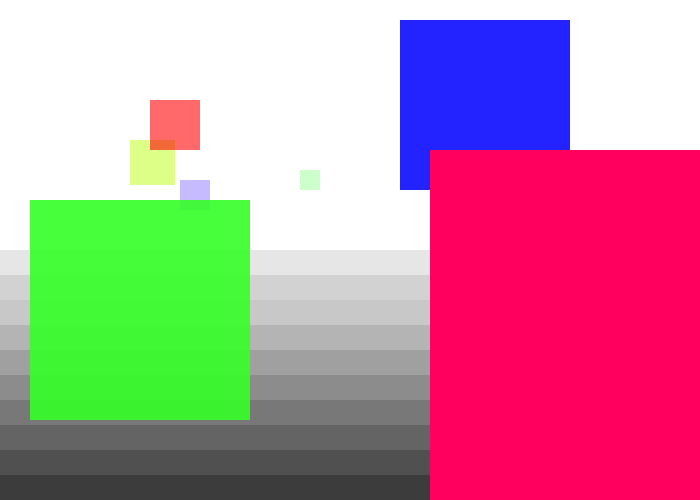
Frame 1 (no input)
Frame 60 (the mouse pressed at the canvas centre just before this capture): identical to frame 1, image omitted
Frame 120 (the mouse held since frame 60 and released just before this capture): identical to frame 1, image omitted

The Processing sketch that drew this single still picture (run headless with seeded random() and noise(); from frame 60 on, the mouse is pressed at the canvas centre):

// Processing sketch: processing_29110
// ── processing_29110.pde

void setup(){
  size(700,500);
  background(255);

}

void draw(){
  background(255);
  fill(230);
  noStroke();
  rect(0,250,700,25);
  fill(210);
  noStroke();
  rect(0,275,700,25);
  fill(200);
  noStroke();
  rect(0,300,700,25);
  fill(180);
  noStroke();
  rect(0,325,700,25);
  fill(160);
  noStroke();
  rect(0,350,700,25);
  fill(140);
  noStroke();
  rect(0,375,700,25);
  fill(120);
  noStroke();
  rect(0,400,700,25);
  fill(100);
  noStroke();
  rect(0,425,700,25);
  fill(80);
  noStroke();
  rect(0,450,700,25);
  fill(60);
  noStroke();
  rect(0,475,700,25);
  
  //squares from here
  fill(0,255,0,50);
  noStroke();
  rect(300,170,20,20);
  fill(77,39,255,80);
  noStroke();
  rect(180,180,30,30);
  fill(193,255,39,140);
  noStroke();
  rect(130,140,45,45);
  fill(255,0,0,150);
  noStroke();
  rect(150,100,50,50);
  fill(0,0,255,220);
  noStroke();
  rect(400,20,170,170);
  fill(52,255,39,230);
  noStroke();
  rect(30,200,220,220);
  fill(255,0,94);
  noStroke();
  rect(430,150,400,400);
  
  

}

                        
